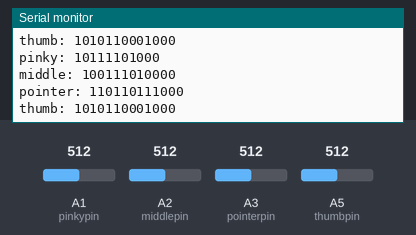
This sketch was run on a simulated Arduino Uno, built with avr-gcc and run on an emulated ATmega328P. Parts: the last lines printed to the serial monitor. The test bench sets the inputs (shaded band); at power-on: A1 (pinkypin) = 512, A2 (middlepin) = 512, A3 (pointerpin) = 512, A5 (thumbpin) = 512.

Above: at 1.8 s.
1.9 s: A1 (pinkypin) set to 716
3.4 s: A2 (middlepin) set to 716
At 4.7 s:
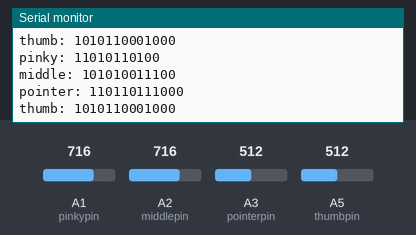
4.9 s: A3 (pointerpin) set to 716
At 6.0 s:
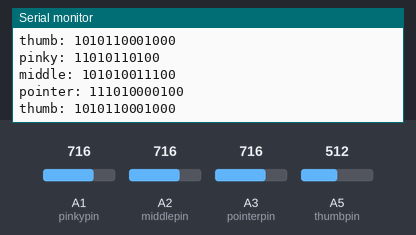
6.4 s: A5 (thumbpin) set to 716
At 7.7 s:
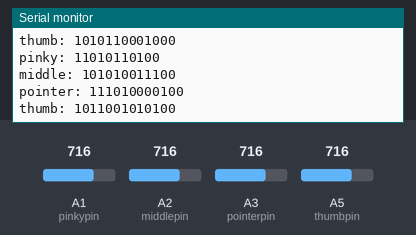
7.9 s: A1 (pinkypin) set to 992
9.4 s: A2 (middlepin) set to 992
At 11.1 s:
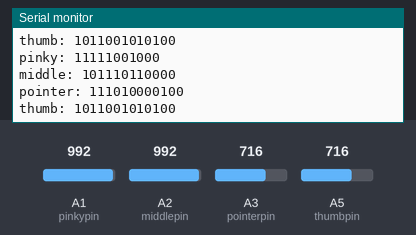

Measured:
- after the input at 3.4 s, the serial monitor: prints a new line after 0.72 s (image 1)
- after the input at 4.9 s, the serial monitor: prints a new line after 0.27 s (image 2)
- after the input at 6.4 s, the serial monitor: prints a new line after 0.85 s (image 3)
- after the input at 9.4 s, the serial monitor: prints a new line after 0.87 s (image 4)

The sketch:

rtest.ino
```cpp
#include <stdio.h>
#include <SoftwareSerial.h>

const int pinkypin = 1;
const int middlepin = 2;
const int pointerpin = 3;
const int thumbpin = 5;

SoftwareSerial XBee(2, 3); // RX, TX

void setup()
{
     Serial.begin(9600);          //enable the hardware serial port
     XBee.begin(9600);
}

void loop(){
   int flexpinky = 1000 + analogRead(pinkypin);
   XBee.write((unsigned char*)&flexpinky, 2);
   Serial.print("pinky:");              //print out "DO:"
   Serial.print(" ");
   Serial.println(flexpinky, 2);

   int flexmiddle = 2000 + analogRead(middlepin);
   XBee.write((unsigned char*)&flexmiddle, 2);
   Serial.print("middle:");              //print out "DO:"
   Serial.print(" ");
   Serial.println(flexmiddle, 2);

   int flexpointer = 3000 + analogRead(pointerpin);
   XBee.write((unsigned char*)&flexpointer, 2);
   Serial.print("pointer:");              //print out "DO:"
   Serial.print(" ");
   Serial.println(flexpointer, 2);

   int flexthumb = 5000 + analogRead(thumbpin);
   XBee.write((unsigned char*)&flexthumb, 2);
   Serial.print("thumb:");              //print out "DO:"
   Serial.print(" ");
   Serial.println(flexthumb, 2);

   //XBee.write((unsigned char*)&DO_float, 2);
   /*Serial.print("DO:");              //print out "DO:"
   Serial.print(" ");
   Serial.println(DO_float, 2);*/

  delay(1000);      // delay half a second between transmission

 }
```
